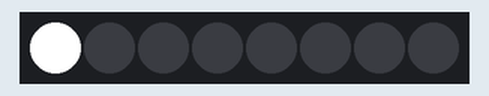
A sketch run on a simulated Arduino Uno, built with avr-gcc and run on an emulated ATmega328P. On the bench: 8 RGB LEDs in strip order, left to right.

Above: at 0.1 s.
At 3.1 s:
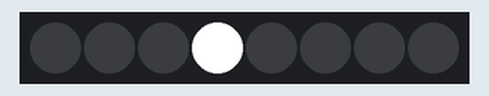
At 6.1 s:
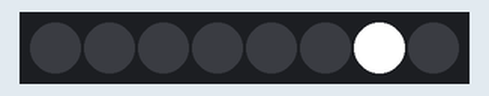
At 10.0 s:
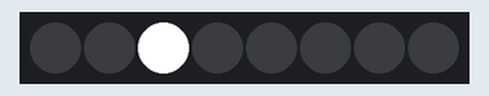
At 20.2 s:
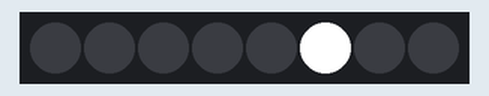
At 39.1 s:
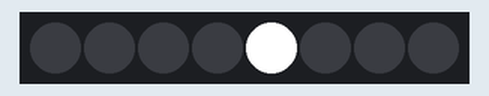
Timing chart, 0 to 40.0 s (numbered marks = the images above):
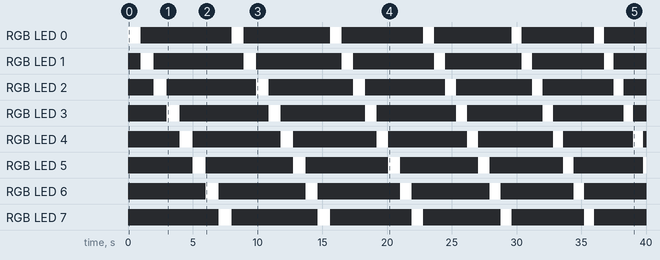

The sketch:

Neopixel_chase.ino
```cpp
#include <Adafruit_NeoPixel.h>
#define PIN 6
#define NUM_LEDS 8
int msec = 1000;
// Parameter 1 = number of pixels in strip
// Parameter 2 = pin number (most are valid)
// Parameter 3 = pixel type flags, add together as needed:
//   NEO_KHZ800  800 KHz bitstream (most NeoPixel products w/WS2812 LEDs)
//   NEO_KHZ400  400 KHz (classic 'v1' (not v2) FLORA pixels, WS2811 drivers)
//   NEO_GRB     Pixels are wired for GRB bitstream (most NeoPixel products)
//   NEO_RGB     Pixels are wired for RGB bitstream (v1 FLORA pixels, not v2)
Adafruit_NeoPixel strip = Adafruit_NeoPixel(NUM_LEDS, PIN, NEO_GRB + NEO_KHZ800);

void setup() {
  strip.begin();
  strip.show(); // Initialize all pixels to 'off'
}

// *** REPLACE FROM HERE ***
void loop() {

  for(int i=0; i<NUM_LEDS; i++){

      strip.setPixelColor(i, 255, 255, 255);
      if(i == 0){
        strip.setPixelColor(NUM_LEDS-1, 0,0,0);
      }
      else {
        strip.setPixelColor(i-1, 0,0,0);
      }
      strip.show();
      delay(msec);
      }

      if(msec > 50){
      msec = msec - 50;
  }


}
```

Measured:
- by itself, RGB LED 0: repeats every 8.0 s: off 7.0 s, RGB(255, 255, 255) 0.95 s
- by itself, RGB LED 1: repeats every 7.9 s: off 7.0 s, RGB(255, 255, 255) 0.95 s
- by itself, RGB LED 2: repeats every 7.9 s: off 6.9 s, RGB(255, 255, 255) 0.95 s
- by itself, RGB LED 3: repeats every 7.8 s: off 6.9 s, RGB(255, 255, 255) 0.95 s
- by itself, RGB LED 4: repeats every 7.8 s: off 6.8 s, RGB(255, 255, 255) 0.95 s
- by itself, RGB LED 5: repeats every 7.7 s: off 6.8 s, RGB(255, 255, 255) 0.95 s
- by itself, RGB LED 6: repeats every 7.7 s: off 6.7 s, RGB(255, 255, 255) 0.95 s
- by itself, RGB LED 7: repeats every 7.6 s: off 6.7 s, RGB(255, 255, 255) 0.95 s
